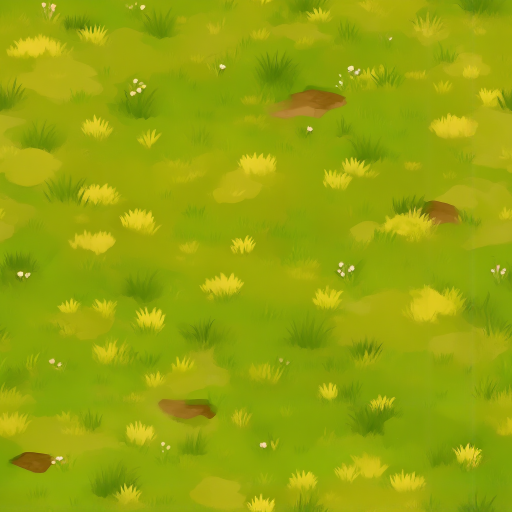
#> input picture content/terrain-studies/source/sage-ground.png, 1024 x 1024 px, found by its file name (shown at 1/2 size)
$ python make-burnt-ground.py
#> lines starting #> are read from the running program, lines starting #| are printed output that depends on the picture
"""Derive the burnt ground texture from the lush one (#10296): the same painted ground, charred by a grass fire.

The terrain blends its ground layers by weight, so burnt ground must tile and read at the same scale as sage-ground;
recolouring that texture keeps its brushwork, scale and seamless edges. Its colours fall to dark, brown-grey char,
keeping a share of their light so the brushwork still shows, and broad drifts of pale ash lie over it (a noise that
wraps at the tile's edges, so the texture stays seamless). Deterministic: run again to reproduce the checked-in image.

    python3 authoring/tools/generators/make-burnt-ground.py
"""
import colorsys
import hashlib
import json
import random
from pathlib import Path

from PIL import Image

ROOT = Path(__file__).resolve().parents[3]
FOLDER = ROOT / "content/game/textures/terrain-studies"
SOURCE, TARGET, NAME = FOLDER / "sage-ground.png", FOLDER / "burnt-ground.png", "burnt-ground"

# Char: every colour takes this hue (a warm brown-black) and saturation, its value falls to FLOOR plus a share of
# what it was, so the painted strokes stay legible in the dark.
CHAR_HUE, CHAR_SATURATION = 0.07, 0.28
FLOOR, KEPT = 0.1, 0.38
# Ash: drifts where a wrapping noise (LATTICE cells across the tile) passes ASH_FROM, lifted toward ASH grey in two
# crisp steps (ASH_THIN, then ASH_THICK past ASH_DEEP), so they read as painted shapes like the strokes under them.
ASH = (0.47, 0.45, 0.42)
ASH_FROM, ASH_DEEP = 0.7, 0.8
ASH_THIN, ASH_THICK = 0.1, 0.22
LATTICE = 9
SEED = 10296


def wrapping_noise(size, lattice, seed):
    """Smooth value noise on a lattice that wraps at the tile's edges."""
    rng = random.Random(seed)
    grid = [[rng.random() for _ in range(lattice)] for _ in range(lattice)]
    cell = size / lattice
    values = []
    for y in range(size):
        gy, fy = divmod(y / cell, 1)
        gy = int(gy)
        fy = fy * fy * (3 - 2 * fy)
        row = []
        for x in range(size):
            gx, fx = divmod(x / cell, 1)
            gx = int(gx)
            fx = fx * fx * (3 - 2 * fx)
            a = grid[gy % lattice][gx % lattice] * (1 - fx) + grid[gy % lattice][(gx + 1) % lattice] * fx
            b = grid[(gy + 1) % lattice][gx % lattice] * (1 - fx) + grid[(gy + 1) % lattice][(gx + 1) % lattice] * fx
            row.append(a * (1 - fy) + b * fy)
        values.append(row)
    return values


def char(r, g, b, ash):
    _, _, v = colorsys.rgb_to_hsv(r / 255, g / 255, b / 255)
    rgb = colorsys.hsv_to_rgb(CHAR_HUE, CHAR_SATURATION, FLOOR + KEPT * v)
    rgb = [c + (a - c) * ash for c, a in zip(rgb, ASH)]
    return tuple(round(min(1.0, c) * 255) for c in rgb)


def main():
    image = Image.open(SOURCE).convert("RGBA")
    if image.width != image.height:
        raise SystemExit("sage-ground must be square to wrap the ash noise")
    noise = wrapping_noise(image.width, LATTICE, SEED)
    data = image.tobytes()
    pixels = bytearray(len(data))
    for i in range(0, len(data), 4):
        x, y = (i // 4) % image.width, (i // 4) // image.width
        n = noise[y][x]
        ash = ASH_THICK if n > ASH_DEEP else ASH_THIN if n > ASH_FROM else 0.0
        pixels[i:i + 3] = bytes(char(data[i], data[i + 1], data[i + 2], ash))
        pixels[i + 3] = data[i + 3]
#> this loop made 1048576 passes
#> (i, n, v in char, rgb in char) on passes 2 to 4: (4, 0.653, 0.624, [0.337, 0.282, 0.243]), (8, 0.653, 0.627, [0.338, 0.283, 0.244]), (12, 0.652, 0.624, [0.337, 0.282, 0.243])
    out = Image.frombytes("RGBA", image.size, bytes(pixels))
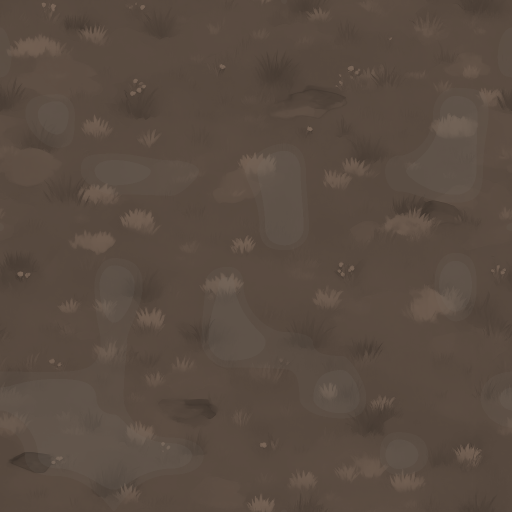
#> out: PIL image 1024x1024 RGBA (shown at 1/2 size); mean R, G, B, A 89.8, 75.8, 65.4, 255
    out.save(TARGET)
    digest = hashlib.sha256(TARGET.read_bytes()).hexdigest()
    manifest_path = FOLDER / "materials.json"
#> (the run stopped early here; a loop or call above may not have finished)
